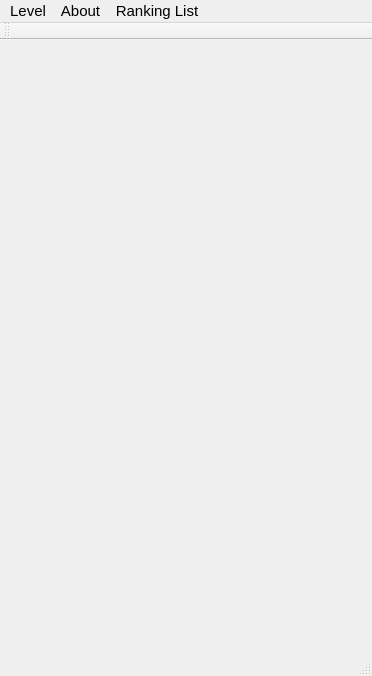
<?xml version="1.0" encoding="UTF-8"?>
<ui version="4.0">
 <class>Winmine</class>
 <widget class="QMainWindow" name="Winmine">
  <property name="geometry">
   <rect>
    <x>0</x>
    <y>0</y>
    <width>372</width>
    <height>676</height>
   </rect>
  </property>
  <property name="sizePolicy">
   <sizepolicy hsizetype="Ignored" vsizetype="Ignored">
    <horstretch>0</horstretch>
    <verstretch>0</verstretch>
   </sizepolicy>
  </property>
  <property name="maximumSize">
   <size>
    <width>16777215</width>
    <height>16777215</height>
   </size>
  </property>
  <property name="sizeIncrement">
   <size>
    <width>5</width>
    <height>5</height>
   </size>
  </property>
  <property name="font">
   <font>
    <pointsize>11</pointsize>
   </font>
  </property>
  <property name="windowTitle">
   <string>Winmine</string>
  </property>
  <widget class="QWidget" name="centralWidget"/>
  <widget class="QMenuBar" name="menuBar">
   <property name="geometry">
    <rect>
     <x>0</x>
     <y>0</y>
     <width>372</width>
     <height>17</height>
    </rect>
   </property>
   <widget class="QMenu" name="menuDemanding">
    <property name="title">
     <string>Level</string>
    </property>
    <addaction name="actionEasy"/>
    <addaction name="actionMiddle"/>
    <addaction name="actionHard"/>
    <addaction name="actionCustomize"/>
   </widget>
   <widget class="QMenu" name="menuAbout">
    <property name="title">
     <string>About</string>
    </property>
    <addaction name="action_Instruction"/>
   </widget>
   <widget class="QMenu" name="menuRanking_List">
    <property name="title">
     <string>Ranking List</string>
    </property>
   </widget>
   <addaction name="menuDemanding"/>
   <addaction name="menuAbout"/>
   <addaction name="menuRanking_List"/>
  </widget>
  <widget class="QToolBar" name="mainToolBar">
   <attribute name="toolBarArea">
    <enum>TopToolBarArea</enum>
   </attribute>
   <attribute name="toolBarBreak">
    <bool>false</bool>
   </attribute>
  </widget>
  <widget class="QStatusBar" name="statusBar"/>
  <action name="actionEasy">
   <property name="text">
    <string>Easy</string>
   </property>
  </action>
  <action name="actionMiddle">
   <property name="text">
    <string>Middle</string>
   </property>
  </action>
  <action name="actionHard">
   <property name="text">
    <string>Hard</string>
   </property>
  </action>
  <action name="actionCustomize">
   <property name="text">
    <string>Customize</string>
   </property>
  </action>
  <action name="action_Instruction">
   <property name="text">
    <string> Instruction</string>
   </property>
  </action>
 </widget>
 <layoutdefault spacing="6" margin="11"/>
 <resources/>
 <connections/>
</ui>
